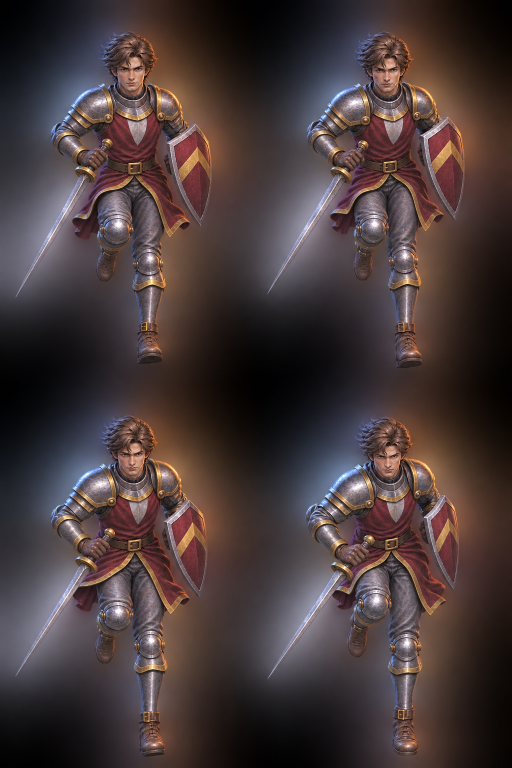
#> input picture assets/source/cinematics/fire_veinhold/bridge_ascent/characters/lucan/transition_032_035b.png, 1024 x 1536 px (shown at 1/2 size)
$ python -i register_banks.py   (imports and definitions only)
#> lines starting #> are read from the running program, lines starting #| are printed output that depends on the picture
"""Register complete generated figures by inspected rigid armor width and crown location.

No limb/part edits, silhouettes resized to height, or procedural body art.  The
only final-pixel operations are whole-cell crop, alpha floor<=16, uniform sampling
and translation.  NCC locates the dark crown texture; it NEVER determines scale.
"""
from pathlib import Path
from hashlib import sha256
import json,math,sys
import cv2,numpy as np
from PIL import Image,ImageDraw
S=Path(__file__).resolve().parent;ROOT=S.parents[6];sys.path.insert(0,str(ROOT))
OUT=ROOT/'assets/story/fire_veinhold_opening/shot08/characters/lucan'
CANVAS=(1024,1536);ANCHOR=(512,960)
# Manual source observations: exposed rigid cap pair, excluding upper arms/shield.
# Values are approximate reviewed physical-size registration references, not gait
# targets.  Final native review still controls adoption.
SELECTION={
 'transition':[(36,'transition_036_043.png',198),(44,'transition_044_051.png',185),
 (52,'transition_052_059_alpha.png',220),(60,'transition_060_067.png',222),
 (68,'transition_068_075.png',220),(76,'transition_076_083b.png',210),
 (84,'transition_084_091b.png',210),(92,'transition_092_099b.png',210),
 (100,'transition_100_107b.png',210)],
 'overhead':[(0,'overhead_000_007b.png',184),(8,'overhead_008_015.png',215),
 (16,'overhead_016_023.png',220),(24,'overhead_024_031.png',190),
 (32,'overhead_032_039_alpha.png',210),(40,'overhead_040_047.png',210)]}

def crown_match(image):
    template=Image.open(S/'model_key_90_geometry.png').convert('RGB').crop((540,595,725,785))
    template=cv2.cvtColor(np.array(template),cv2.COLOR_RGB2GRAY)
    gray=cv2.cvtColor(np.array(image.convert('RGB')),cv2.COLOR_RGB2GRAY)
    h,w=gray.shape;left,right=int(w*.22),int(w*.80)
    best=None
    for scale in np.linspace(.22,.9,70):
        sample=cv2.resize(template,None,fx=scale,fy=scale)
        if sample.shape[1]>=right-left or sample.shape[0]>=h:continue
        response=cv2.matchTemplate(gray[:,left:right],sample,cv2.TM_CCOEFF_NORMED)
        _,score,_,point=cv2.minMaxLoc(response)
        if best is None or score>best['score']:
            best={'point':[left+point[0]+sample.shape[1]/2,point[1]+sample.shape[0]/2],
                  'score':score,'matched_core_size':[sample.shape[1],sample.shape[0]]}
    return best

# [66 lines left out: functions export, main, not called in this run]

# [1 line not run here, left out]

>>> import cv2
>>> picture = cv2.imread('transition_032_035b.png', cv2.IMREAD_GRAYSCALE)
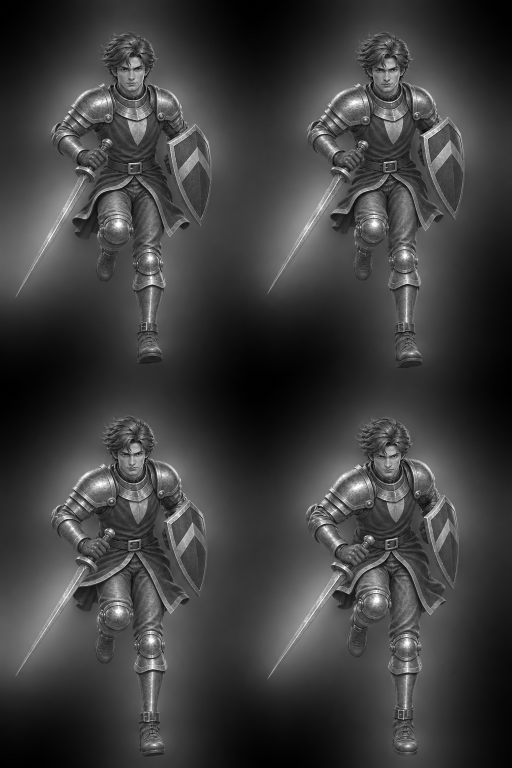
#> picture: shape (1536, 1024) (shown at 1/2 size); min 0, max 255, mean 61.3
>>> result = crown_match(picture)
#> in crown_match, `template=Image.open(S/'model_key_90_geometry.png').convert('RGB').crop..`:
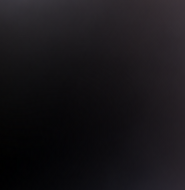
#> template: PIL image 185x190 RGB; mean R, G, B 23.8, 21.5, 24.8
#> (the run stopped early here; a loop or call above may not have finished)
